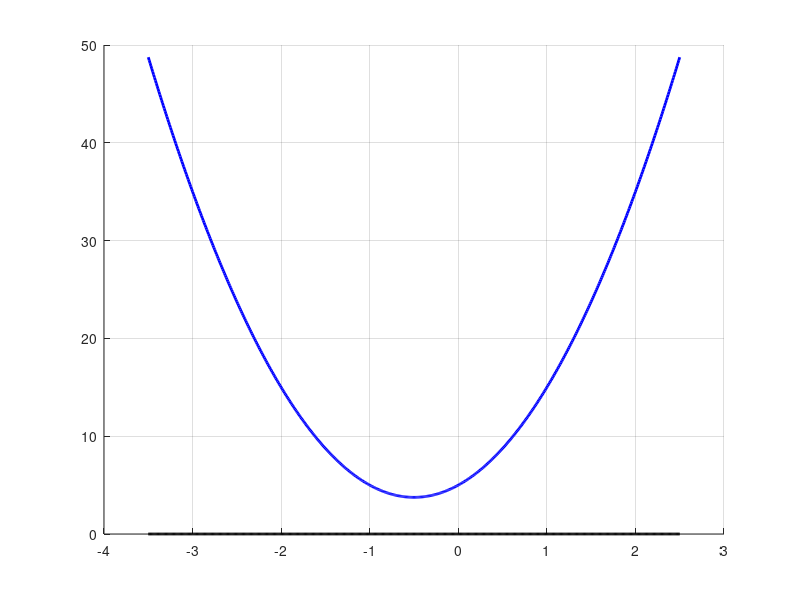

MATLAB code for this plot:
clear;
clc;

grid on;
hold on;

a = input('Nhap gia tri cho bien a: ');
b = input('Nhap gia tri cho bien b: ');
c = input('Nhap gia tri cho bien c: ');
 
delta=b*b-4*a*c;
 
if (delta<0)
    
    disp('Phuong trinh vo nghiem');
    x1=-b/(2*a);
     
    x = x1-3:0.01:x1+3;
    
elseif (delta==0)
    x1=-b/(2*a);
    disp (['phuong trinh co 1 nghiem kep x= ', num2str(x1)]);
    x= x1-3:0.01:x1+3;
     
    plot ( [x1],[0], 'ro' , 'markersize' , 8, 'markerfacecolor', 'r' );
      
else
    x1=(-b-sqrt(delta))/(2*a);
    x2=(-b+sqrt(delta))/(2*a);
    disp (['phuong trinh co 2 nghiem x1= ', num2str(x1),' va x2= ', num2str(x2)]);
     
    x= x1-3:0.01:x2+3;
    
    plot ( [x1 x2],[0 0], 'ro' , 'markersize' , 8, 'markerfacecolor', 'r' );
        
end
 
 hold on;
 
 y = a*x.^2 + b*x + c;   
 plot(x, y, 'b-', 'LineWidth', 2);
 
   
  
 hold on;
 
 y=x.*0;
 
 plot( x  , y , 'k-', 'LineWidth', 2);
 
